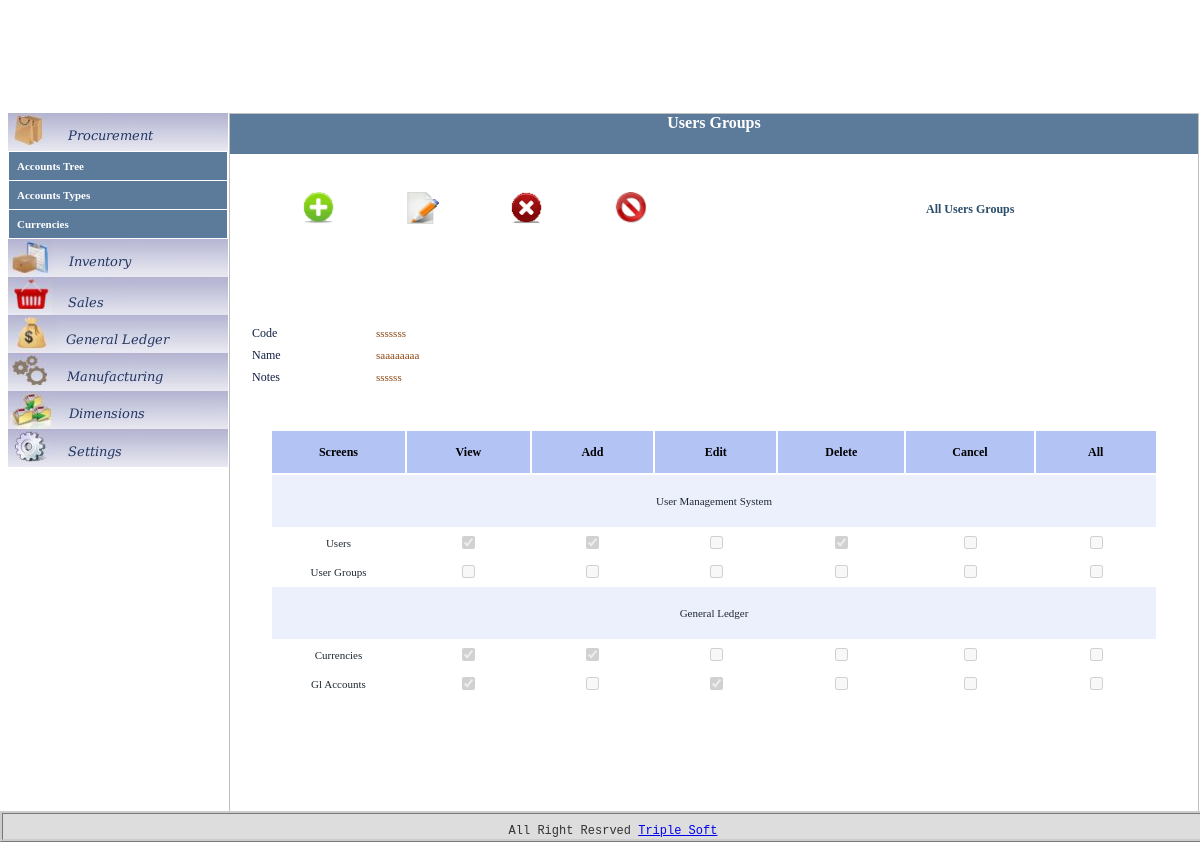
/ums/users_groups/go_form/292/view, run on the app's committed database.
### tables this page shows
CREATE TABLE IF NOT EXISTS `ums_users_groups` (
  `id` int(11) NOT NULL AUTO_INCREMENT,
  `code` varchar(10) NOT NULL,
  `name` varchar(50) NOT NULL,
  `notes` varchar(100) NOT NULL,
  `created_at` datetime NOT NULL,
  `create_user` int(11) NOT NULL,
  `updated_at` datetime NOT NULL,
  `update_user` int(11) NOT NULL,
  `are_canceled` tinyint(4) NOT NULL,
  `canceled_at` datetime NOT NULL,
  `cancel_user` int(11) NOT NULL,
  PRIMARY KEY (`id`)
);

CREATE TABLE IF NOT EXISTS `ums_develop_screens` (
  `id` int(11) NOT NULL,
  `code` varchar(20) NOT NULL,
  `name_en` varchar(50) NOT NULL,
  `name_ar` varchar(50) NOT NULL,
  `notes` varchar(200) DEFAULT NULL,
  `access_id` int(11) NOT NULL DEFAULT '1',
  `parent_id` int(11) NOT NULL,
  PRIMARY KEY (`id`)
);

### application/controllers/ums/users_groups.php (called while the page is built, shortened)
<?
class Users_groups extends Controller
{
	function Users_groups()
	{
		$this->load->model('ums/Users_groups_model','Users_groups_model',True);
		 $this->load->view('ums/users_groups/functions');
	}
	function go_form($id, $mode)
	{
		$data['develop_screens'] = $this->Users_groups_model->get_screens_by_parent(0);
        if($id!=0)
        {
			$data['users_groups_row'] = $this->Users_groups_model->get_by_id($id);
        }
        $data['mode']= $mode;
		$this->load->view('ums/users_groups/form',$data);
	}
}
?>

### CodeIgniter_1_7_2/system/codeigniter/CodeIgniter.php (called while the page is built, shortened)
<?php  if ( ! defined('BASEPATH')) exit('No direct script access allowed');
$EXT =& load_class('Hooks');
$EXT->_call_hook('pre_system');
$URI =& load_class('URI');
$RTR =& load_class('Router');
$method = $RTR->fetch_method();
$EXT->_call_hook('pre_controller');
$CI = new $class();
if ($RTR->scaffolding_request === TRUE)
{
	if ($EXT->_call_hook('scaffolding_override') === FALSE)
	{
		$CI->_ci_scaffolding();
	}
}
else
{
	if (method_exists($CI, '_remap'))
	{
		$CI->_remap($method);
	}
	else
	{
		call_user_func_array(array(&$CI, $method), array_slice($URI->rsegments, 2));
	}
}

### index.php (called while the page is built, shortened)
<?php
require_once BASEPATH.'codeigniter/CodeIgniter'.EXT;

### CodeIgniter_1_7_2/system/codeigniter/Base5.php (called while the page is built)
<?php  if ( ! defined('BASEPATH')) exit('No direct script access allowed');
class CI_Base {
	private static $instance;
	public function CI_Base()
	{
		self::$instance =& $this;
	}
	public static function &get_instance()
	{
		return self::$instance;
	}
}
function &get_instance()
{
	return CI_Base::get_instance();
}

### application/models/ums/users_groups_model.php (called while the page is built, shortened)
<?php
class Users_groups_model extends Model
{
		function get_by_id($id)
	    {
	    	$this->db->from('ums_users_groups');
	    	$this->db->where("id", $id);
	    	$query = $this->db->get();
        	return ($query->num_rows > 0) ? $query->row() : array();
	    }
		function get_screens_by_parent($parent_id)
	    {
	    	$this->db->select('`id`,`code`,`name_en`,`name_ar`,`notes`,`parent_id`');
	    	$this->db->where("parent_id", $parent_id);
	    	$query = $this->db->get('ums_develop_screens');
        	return $query->result();
	    }
		function get_screens_by_user_group_id($parent_id,$user_group_id)
	    {
	    	$this->db->select('`id`,`code`,`name_en`,`name_ar`,`view`,`add`,`edit`,`delete`,`cancel`');
	    	$this->db->from('ums_develop_screens');
	    	$this->db->join('ums_users_groups_screens_privielges', 'ums_develop_screens.code = ums_users_groups_screens_privielges.screen_code');
	    	$this->db->where("parent_id", $parent_id);
	    	$this->db->where("user_group_id", $user_group_id);
	    	$query = $this->db->get();
        	return $query->result();
	    }
}
?>

### application/views/ums/users_groups/form.php (the view, shortened to what this page needs)
<?php $this->lang->load('ums/users_groups',$this->config->item('language'));?>
<div class="screens_title" ><?php echo $this->lang->line('title')?></div>
<div id="div_process_data" align="center">
<?php
$current_language=$this->config->item('language');
$id=0;
$code='';
$name='';
$notes='';
$are_disabled="";
if($mode!='add')
{
	if($mode=='view')
	{
		$are_disabled="disabled='disabled'";
	}
	if($mode=='return')
	{
		$id=			$users_groups_row['id'];
		$code=			$users_groups_row['code'];
		$name=			$users_groups_row['name'];
		$notes=			$users_groups_row['notes'];
	}
	else
	{
		$id=			$users_groups_row->id;
		$code=			$users_groups_row->code;
		$name=			$users_groups_row->name;
		$notes=			$users_groups_row->notes;
		$are_canceled=	$users_groups_row->are_canceled;
	}
}
?>
<form id="frm_process_data" name="frm_process_data" action="<?php echo base_url();?>ums/users_groups/submit_process/<?php echo $id ?>"  method="post">
<table class="common">
	<tr>
		<td width="100px" height="30px"></td>
	</tr>
	<tr>
		<?php if($mode=='view') { ?>
		<td width="100px">
		<a href="<?php echo base_url();?>ums/users_groups/go_form/0/add"><img src='<?php echo base_url()."/images/icons/add.gif"; ?>' width='33'; height='33' title='<?php  echo $this->lang->line('btn_add'); ?>'/></a>
		</td>
		<td width="100px">
		<a href="<?php echo base_url();?>ums/users_groups/go_form/<?php echo $id; ?>/edit"><img src='<?php echo base_url()."/images/icons/edit.gif"; ?>' width='33'; height='33' title='<?php  echo $this->lang->line('btn_edit'); ?>'/></a>
		</td>
		<td width="100px">
		<a href="<?php echo base_url();?>ums/users_groups/delete/<?php echo $id; ?>"><img src='<?php echo base_url()."/images/icons/delete.gif"; ?>' width='33'; height='33' title='<?php  echo $this->lang->line('btn_delete'); ?>'  onclick="return delete_confirm('<?php echo $this->config->item('language'); ?>');" /></a>
		</td>
		<td width="100px">
		<?php
		if($are_canceled==0)
		{
			$what_will=1;
			$icon="cancel.png";
			$title=$this->lang->line('btn_cancel');
		}
		else
		{
			$what_will=0;
			$icon="uncancel.png";
			$title=$this->lang->line('btn_uncancel');
		}
		?>
		<a href="<?php echo base_url();?>ums/users_groups/cancel_uncancel/<?php echo $id."/".$what_will."/form"; ?>"><img src='<?php echo base_url()."/images/icons/".$icon; ?>' width='33'; height='33' title='<?php  echo $title; ?>'  /></a>
		</td>
		<?php } ?>
		<td width="100px"></td>
		<td width="100px"></td>
		<td width="200px">
		<a href="<?php echo base_url();?>ums/users_groups/" ><?php echo $this->lang->line('lnk_view_all'); ?></a>
		</td>
	</tr>
	<tr>
		<td width="100px" colspan="9" height="30px"></td>
	</tr>
	<tr>
		<td width="100px" colspan="9" height="30px"> </td>
	</tr>
</table>
<?php
$guiTools = new GuiTools();
$guiTools->beginTable();
$guiTools->beginRow();
$guiTools->cellHidden('hdn_id', 'hdn_id', $id);
$guiTools->endRow();
if($mode=='view')
{
	$guiTools->beginRow();
	$guiTools->cellLabelTitle('120px', $this->lang->line('code'));
	$guiTools->cellLabelValue('800px',$code);
	$guiTools->endRow();
	$guiTools->beginRow();
	$guiTools->cellLabelTitle('100px', $this->lang->line('name'));
	$guiTools->cellLabelValue('200px',$name);
	$guiTools->endRow();
	$guiTools->beginRow();
	$guiTools->cellLabelTitle('100px', $this->lang->line('notes'));
	$guiTools->cellLabelValue('200px',$notes);
	$guiTools->endRow();
}
$guiTools->endTable();
		echo "<div  class='screen_display' id='div_screen_table'>";
		echo "<table  class='screen_display_table' >";
		$index=0;
		foreach ($develop_screens as $record)
		{
				if($index==0)
				{
					echo "<tr>";
							echo"<th  >". $this->lang->line('develop_screens')."</th>";
							echo"<th  >". $this->lang->line('prev_view')."</th>";
							echo"<th  >". $this->lang->line('prev_add')."</th>";
							echo"<th  >". $this->lang->line('prev_edit')."</th>";
							echo"<th  >". $this->lang->line('prev_delete')."</th>";
							echo"<th  >". $this->lang->line('prev_cancel')."</th>";
							echo"<th  >". $this->lang->line('prev_all')."</th>";
					echo "</tr>";
				}
				$screen_id=$record->id;
				if($current_language=='english')
				{
					$screen_name=$record->name_en;
				}
				else if($current_language=='arabic')
				{
					$screen_name=$record->name_ar;
				}
					echo "<tr>";
					echo "<td colspan='7' align='center'> $screen_name </td>";
					echo "</tr>";
				if($mode=='add' || ($mode=='return' && $id==0) )
				{
					$data['develop_screens_inner'] = $this->Users_groups_model->get_screens_by_parent($screen_id);
					$develop_screens_inner=$data['develop_screens_inner'];
					foreach ($develop_screens_inner as $record_inner)
					{
						$screen_code=$record_inner->code;
						if($current_language=='english')
						{
							$screen_name=$record_inner->name_en;
						}
						else if($current_language=='arabic')
						{
							$screen_name=$record_inner->name_ar;
						}
							echo "<tr>";
							$color_row='#FFFFFF';
							$height_row='25px';
							echo "<td align='center' style='font-size: 11px; height:$height_row; background-color:$color_row;'> $screen_name </td>";
							echo "<td align='center' style='font-size: 11px; height:$height_row; background-color:$color_row;'><input type='checkbox' id='chk_".$screen_code."_view'   name='chk_".$screen_code."_view'  	onchange=\"uncheckByView_for_screen('".$screen_code."')\" /></td>";
							echo "<td align='center' style='font-size: 11px; height:$height_row; background-color:$color_row;'><input type='checkbox' id='chk_".$screen_code."_add'    name='chk_".$screen_code."_add'   	onchange=\"checkView_for_screen('chk_".$screen_code."_add','".$screen_code."')\" /></td>";
							echo "<td align='center' style='font-size: 11px; height:$height_row; background-color:$color_row;'><input type='checkbox' id='chk_".$screen_code."_edit'   name='chk_".$screen_code."_edit'  	onchange=\"checkView_for_screen('chk_".$screen_code."_edit','".$screen_code."')\" /></td>";
							echo "<td align='center' style='font-size: 11px; height:$height_row; background-color:$color_row;'><input type='checkbox' id='chk_".$screen_code."_delete' name='chk_".$screen_code."_delete' 	onchange=\"checkView_for_screen('chk_".$screen_code."_delete','".$screen_code."')\" /></td>";
							echo "<td align='center' style='font-size: 11px; height:$height_row; background-color:$color_row;'><input type='checkbox' id='chk_".$screen_code."_cancel' name='chk_".$screen_code."_cancel' 	onchange=\"checkView_for_screen('chk_".$screen_code."_cancel','".$screen_code."')\" /></td>";
							echo "<td align='center' style='font-size: 11px; height:$height_row; background-color:$color_row;'><input type='checkbox' id='chk_".$screen_code."_all' name='chk_".$screen_code."_all'  		onchange=\"checkUncheck_for_screen('".$screen_code."')\"/></td>";
							echo "</tr>";
						}
					$index=$index+1;
				}
				else
				{
					$data['develop_screens_inner'] = $this->Users_groups_model->get_screens_by_user_group_id($screen_id,$id);
					$develop_screens_inner=$data['develop_screens_inner'];
					foreach ($develop_screens_inner as $record_inner)
					{
						$screen_code=$record_inner->code;
						if($current_language=='english')
						{
							$screen_name=$record_inner->name_en;
						}
						else if($current_language=='arabic')
						{
							$screen_name=$record_inner->name_ar;
						}
						$view_checked="";
						$add_checked="";
						$edit_checked="";
						$delete_checked="";
						$cancel_checked="";
						if($record_inner->view==1)
						{
							$view_checked="checked='checked'";
						}
						if($record_inner->add==1)
						{
							$add_checked="checked='checked'";
						}
						if($record_inner->edit==1)
						{
							$edit_checked="checked='checked'";
						}
						if($record_inner->delete==1)
						{
							$delete_checked="checked='checked'";
						}
							echo "<tr>";
							$color_row='#FFFFFF';
							$height_row='25px';
							echo "<td align='center' style='font-size: 11px;  height:$height_row; background-color:$color_row;'> $screen_name </td>";
							echo "<td align='center' style='font-size: 11px;  height:$height_row; background-color:$color_row;'><input type='checkbox' id='chk_".$screen_code."_view'   name='chk_".$screen_code."_view'   ".$view_checked."     ".$are_disabled."		onchange=\"uncheckByView_for_screen('".$screen_code."')\" /></td>";
							echo "<td align='center' style='font-size: 11px;  height:$height_row; background-color:$color_row;'><input type='checkbox' id='chk_".$screen_code."_add'    name='chk_".$screen_code."_add'    ".$add_checked."      ".$are_disabled."  	onchange=\"checkView_for_screen('chk_".$screen_code."_add','".$screen_code."')\" /></td>";
							echo "<td align='center' style='font-size: 11px;  height:$height_row; background-color:$color_row;'><input type='checkbox' id='chk_".$screen_code."_edit'   name='chk_".$screen_code."_edit'   ".$edit_checked."     ".$are_disabled."		onchange=\"checkView_for_screen('chk_".$screen_code."_edit','".$screen_code."')\" /></td>";
							echo "<td align='center' style='font-size: 11px;  height:$height_row; background-color:$color_row;'><input type='checkbox' id='chk_".$screen_code."_delete' name='chk_".$screen_code."_delete' ".$delete_checked."   ".$are_disabled."		onchange=\"checkView_for_screen('chk_".$screen_code."_delete','".$screen_code."')\" /></td>";
							echo "<td align='center' style='font-size: 11px;  height:$height_row; background-color:$color_row;'><input type='checkbox' id='chk_".$screen_code."_cancel' name='chk_".$screen_code."_cancel' ".$cancel_checked."   ".$are_disabled."		onchange=\"checkView_for_screen('chk_".$screen_code."_cancel','".$screen_code."')\" /></td>";
							echo "<td align='center' style='font-size: 11px;  height:$height_row; background-color:$color_row;'><input type='checkbox' id='chk_".$screen_code."_all' name='chk_".$screen_code."_all'  	   						 ".$are_disabled."  	onchange=\"checkUncheck_for_screen('".$screen_code."')\" /></td>";
							echo "</tr>";
						}
					$index=$index+1;
				}
		}
		echo"</table>";
		echo"</div>";
?>
</form>
</div>

### application/views/includes/gui_tools.php (shortened to what this page needs)
<?php
class GuiTools {
   public function beginTable($style='')
   {
     echo"<table style='$style' >";
   }
	public function endTable()
   {
     echo"</table>";
   }
 	public function beginRow($trHeight='20px')
   {
     echo"<tr height='$trHeight'>";
   }
	public function endRow()
   {
     echo"</tr>";
   }
   public function cellLabelTitle($tdWidth, $text)
   {
     echo"<td width='$tdWidth' ><label style='color: #142044; font-family:tahoma; font-size: 12px;' >$text</label></td>";
   }
   public function cellLabelValue($tdWidth, $text)
   {
     echo"<td width='$tdWidth' ><label style='color:#8B4513; font-family:tahoma; font-size: 11px;' >$text</label></td>";
   }
  	public function cellHidden($hdnId, $hdnName, $hdnValue)
   {
     echo"<td ><input type='hidden' id='$hdnId' name='$hdnName' value='$hdnValue' /></td>";
   }
}

### css/style.css (style rules this page uses)
body { margin: 10px auto; font: Verdana,Arial, Helvetica, sans-serif; background-color: #FFFFFF; }
div.screens_title { height: 40px; text-align: center; background-color:#5C7A99; color:white; width: 100%; font-family: fantasy; font-size: 16px; font-weight: bold; -moz-border-radius: 0px 0px 0px 0px ; -moz-box-shadow:0 0 10px #333333; border:3px solid 99aabb; }
div.screen_display { padding:40px; height: auto; position: relative; border: 0px solid silver; -moz-border-radius: 15px 15px 15px 15px ; -moz-box-shadow:0 0 10px #333333; border:3px solid 99aabb; }
.screen_display_table th { height:40px; font-size: 12px; font-weight: bold; background-color:#B3C3F3; }
.screen_display_table td { width:200px; height:50px; color:#1F2933; font-size: 11px; font-weight: normal; font-family:serif; background-color: #ECF0FC; }
.common a { font-weight:bold; text-decoration:none; font-size:12px; font-family: fantasy; color:#2A4E6C; }
a img { border:none; }

### data on the page
ums_users_groups: code "sssssss saaaaaaaa ssssss"
ums_develop_screens: name_en "User Management System"
ums_develop_screens: name_en "Users"
ums_develop_screens: name_en "User Groups"
ums_develop_screens: name_en "General Ledger"
ums_develop_screens: name_en "Currencies"
ums_develop_screens: name_en "Gl Accounts"

### other printed values
$this->lang->line('title') "Users Groups"
$this->lang->line('lnk_view_all') "All Users Groups"
$text "Code Name Notes"
$this->lang->line('footer_developed_by') "All Right Resrved"
$this->lang->line('footer_company_site_link') "Triple Soft"
